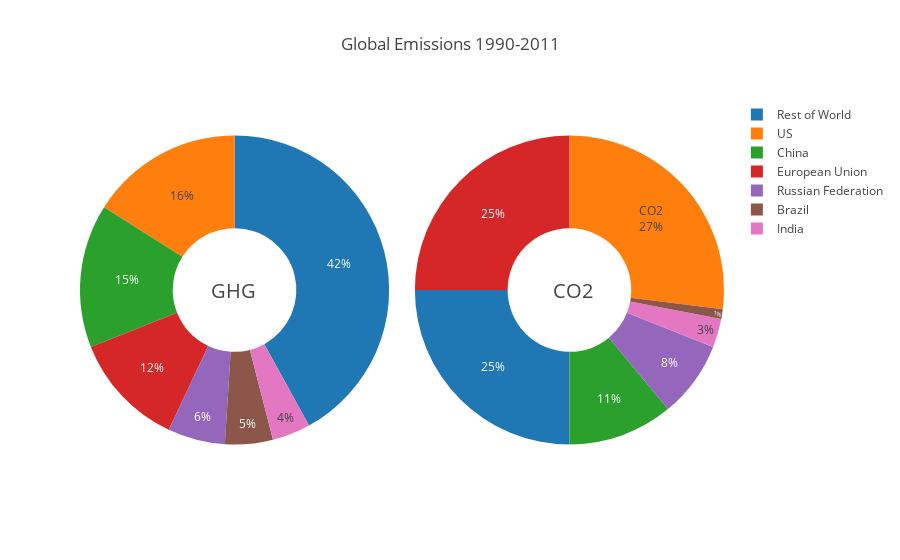

The code cell stored with this chart in its notebook:
### Code cell
# Donut Chart
fig = {
  "data": [
    {
      "values": [16, 15, 12, 6, 5, 4, 42],
      "labels": [
        "US",
        "China",
        "European Union",
        "Russian Federation",
        "Brazil",
        "India",
        "Rest of World"
      ],
      "domain": {"x": [0, .48]},
      "name": "GHG Emissions",
      "hoverinfo":"label+percent+name",
      "hole": .4,
      "type": "pie"
    },
    {
      "values": [27, 11, 25, 8, 1, 3, 25],
      "labels": [
        "US",
        "China",
        "European Union",
        "Russian Federation",
        "Brazil",
        "India",
        "Rest of World"
      ],
      "text":["CO2"],
      "textposition":"inside",
      "domain": {"x": [.52, 1]},
      "name": "CO2 Emissions",
      "hoverinfo":"label+percent+name",
      "hole": .4,
      "type": "pie"
    }],
  "layout": {
        "title":"Global Emissions 1990-2011",
        "annotations": [
            {
                "font": {
                    "size": 20
                },
                "showarrow": False,
                "text": "GHG",
                "x": 0.20,
                "y": 0.5
            },
            {
                "font": {
                    "size": 20
                },
                "showarrow": False,
                "text": "CO2",
                "x": 0.8,
                "y": 0.5
            }
        ]
    }
}

plotly.offline.iplot(fig, filename='donut')

### Figure 1 — Plotly figure (JSON) as saved in the notebook; plotly's stock layout.template omitted (floating-point values rounded to 4 significant figures)
{"data": [{"domain": {"x": [0, 0.48]}, "hole": 0.4, "hoverinfo": "label+percent+name", "labels": ["US", "China", "European Union", "Russian Federation", "Brazil", "India", "Rest of World"], "name": "GHG Emissions", "type": "pie", "uid": "079818d1-26fa-4768-be01-5d20c119476f", "values": [16, 15, 12, 6, 5, 4, 42]}, {"domain": {"x": [0.52, 1]}, "hole": 0.4, "hoverinfo": "label+percent+name", "labels": ["US", "China", "European Union", "Russian Federation", "Brazil", "India", "Rest of World"], "name": "CO2 Emissions", "text": ["CO2"], "textposition": "inside", "type": "pie", "uid": "aee96de5-874b-4418-9753-1be74e451d98", "values": [27, 11, 25, 8, 1, 3, 25]}], "layout": {"annotations": [{"font": {"size": 20}, "showarrow": false, "text": "GHG", "x": 0.2, "y": 0.5}, {"font": {"size": 20}, "showarrow": false, "text": "CO2", "x": 0.8, "y": 0.5}], "title": "Global Emissions 1990-2011"}}
